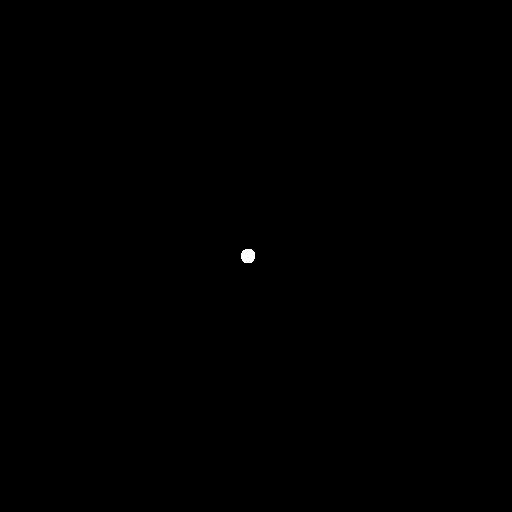
#> input picture ELLIPSOID_2/water/014.jpg, 512 x 512 px; its folder holds only this picture in this run
$ python visualizeVolume.py
#> lines starting #> are read from the running program, lines starting #| are printed output that depends on the picture; after the words box and inside, x2 and y2 are one past the last pixel; in counts of white or black regions, pixels touching at a corner belong together
### function.py
import cv2
import numpy as np
import pandas as pd
import matplotlib.pyplot as plt
import glob
from sklearn.decomposition import PCA
import os

# [23 lines left out: function PCA_scratch, not called in this run]

def create3DArrayPh():
  lstname = glob.glob('*/water/*')
  lstname.sort()
  first = int(lstname[0].replace('.', '/').split('/')[-2])
  last = int(lstname[-1].replace('.', '/').split('/')[-2])
  # create zeros array to store all of pictures to be 3d array.
  abc = np.zeros((512,512,last-first+1))
  for name in lstname:
    number = int(name.replace('.', '/').split('/')[-2])
    img = cv2.imread(name,0)
#> img is the input picture: shape (512, 512); min 0, max 255, mean 0.2
    abc[:,:,number-first] = img
  return abc>=255
#> returned value: shape (512, 512, 1) bool; 0.04% white in thin lines or dots, all inside (x1, y1, x2, y2) = (241, 249, 255, 263)

# [54 lines left out: functions edges_piece, res_vol_disk, pca3_piece, res_vol_pca3, calallvalues, not called in this run]

def findminmax(x):
  # minimize volume for less time consuming of visualizing
  avai1st = []
  for i in range(x.shape[0]):
    if x[i,:,:].sum():
      avai1st.append(i)
#> after the loop, avai1st = [249, 250, 251, 252, 253, 254, 255, 256, 257, 258, 259, 260, 261, 262]
  avai1st = np.array(avai1st)
  min1st = avai1st.min()
#> min1st = 249
  max1st = avai1st.max()
#> max1st = 262
  avai2nd = []
  for i in range(x.shape[1]):
    if x[:,i,:].sum():
      avai2nd.append(i)
#> after the loop, avai2nd = [241, 242, 243, 244, 245, 246, 247, 248, 249, 250, 251, 252, 253, 254]
  avai2nd = np.array(avai2nd)
  min2nd = avai2nd.min()
#> min2nd = 241
  max2nd = avai2nd.max()
#> max2nd = 254
  avai3rd = []
  for i in range(x.shape[2]):
    if x[:,:,i].sum():
      avai3rd.append(i)
#> after the loop, avai3rd = [0]
  avai3rd = np.array(avai3rd)
  min3rd = avai3rd.min()
#> min3rd = 0
  max3rd = avai3rd.max()
#> max3rd = 0
  return min1st,max1st,min2nd,max2nd,min3rd,max3rd

def show_vol_Ph(x):
  min1st,max1st,min2nd,max2nd,min3rd,max3rd = findminmax(x)
#> min1st = 249; max1st = 262; min2nd = 241; max2nd = 254; min3rd = 0; max3rd = 0
  # visualize a specific component
  fig = plt.figure(figsize=(10, 10))
  ax = fig.add_subplot(projection='3d')
  ax.grid(True)
  ax.voxels(x[min1st:max1st+1,min2nd:max2nd+1,min3rd:max3rd+1], facecolors='#7A88CC60', edgecolors='#7D84A6')
  ax.view_init(15, 15)
  # Get the current directory
  dir = os.path.dirname(os.path.abspath(__file__))
  result_filename = os.path.join(dir, "result.jpeg")
  plt.savefig(result_filename)
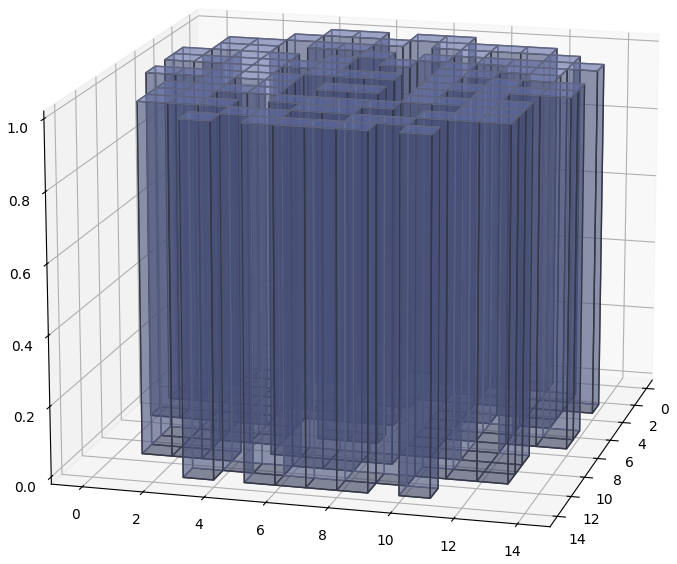
#> figure drawn by matplotlib, 1 panel
  plt.close()

# [2 lines that do not run on import are left out]

### visualizeVolume.py
from function import create3DArrayPh,show_vol_Ph

labels_outPh = create3DArrayPh()

# function require pretty long time
show_vol_Ph(labels_outPh)
